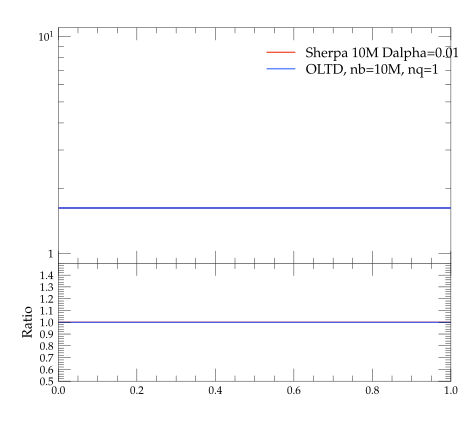

Reproduce this figure in Python.
#! /usr/bin/env python

# This Python script was auto-generated using YODA v2.0.0.
# Analysis object: /evtb/incCutEt
# Timestamp: 13-04-2024 (07:56:31)

import matplotlib as mpl
import matplotlib.pyplot as plt
mpl.use('Agg') # comment out for interactive use
import os
import numpy as np

plotDir = os.path.split(os.path.realpath(__file__))[0]
if 'YODA_USER_PLOT_PATH' in globals():
    plot_outdir = globals()['YODA_USER_PLOT_PATH']
else:
    plot_outdir = plotDir

#plot style
plt.style.use(os.path.join(plotDir, '../default.mplstyle'))
# plot metadata
figW, figH = plt.rcParams['figure.figsize']
ax_xLabel = r''
ax_yLabel = r''
ax_title  = r''
ax_xScale = 'linear'
ax_yScale = 'log'
xLims = (0.0, 1.0)
yLims = (0.9, 11.0)

# TeX-friendly labels for the legend
labels = [ r"Sherpa 10M Dalpha=0.01", r"OLTD, nb=10M, nq=1" ]

# Create figure and axis objects
fig, (ax, ratio0_ax) = plt.subplots(2, 1, sharex=True,
                  figsize=(figW,figH), gridspec_kw={'height_ratios': (2, 1)})
ratio0_ax.yaxis.set_major_locator(mpl.ticker.MultipleLocator(0.1))
ratio0_ax.set_ylim(0.5, 1.4999)
ratio0_ax.set_ylabel('Ratio')

# LineColor map: curve index -> color
linecolors = {0: '#EE3311', 1: '#3366FF'}
# the numerical data is stored in a separate file
dataf = dict()
prefix = os.path.split(__file__)[0]
if prefix:    prefix = prefix + '/'
exec(open(prefix+'incCutEt__data.py').read(), dataf)


legend_handles = [] # keep track of handles for the legend

# style options for curves
# starts at zorder>=5 to draw curve on top of legend
styles = {
  'curve0': {
    'color' : linecolors[0],
    'linestyle' : '-',
    'marker' : 'o',
    'zorder' : 5,
    'histstyle' : True,
  },
  'curve1': {
    'color' : linecolors[1],
    'linestyle' : '-',
    'marker' : 'o',
    'zorder' : 6,
    'histstyle' : True,
  },
}
# curve from input yoda files in main panel
for label in dataf['yvals'].keys():
    if all(np.isnan(v) for v in dataf['yvals'][label]):
        continue
    tmp = None
    if styles[label]['histstyle']: # draw as histogram
        tmp, = ax.plot(dataf['xedges'], dataf['yedges'][label],
                       color=styles[label]['color'],
                       linestyle=styles[label]['linestyle'],
                       drawstyle='steps-pre', solid_joinstyle='miter',
                       zorder=styles[label]['zorder'], label=label)
        ax.errorbar(dataf['xpoints'], dataf['yvals'][label], color=styles[label]['color'],
                    xerr=dataf['xerrs'], yerr=[dataf['ydowns'][label], dataf['yups'][label]],
                    linestyle='none', zorder=styles[label]['zorder'])
    else: # draw as scatter
        tmp = ax.errorbar(dataf['xpoints'], dataf['yvals'][label],
                          xerr=dataf['xerrs'],
                          yerr=[ dataf['ydowns'][label],
                          dataf['yups'][label] ],
                          fmt=styles[label]['marker'],
                          ecolor=styles[label]['color'],
                          color=styles[label]['color'], zorder=2)
        tmp[-1][0].set_linestyle(styles[label]['linestyle'])
    legend_handles += [tmp]
    for varLabel in dataf['variation_yvals'].keys():
        if varLabel.startswith(label):
            tmp, = ax.plot(dataf['xedges'], dataf['variation_yvals'][varLabel],
                           color=styles[label]['color'],
                           linestyle=styles[label]['linestyle'],
                           drawstyle='steps-pre', solid_joinstyle='miter',
                           zorder=styles[label]['zorder'], alpha=0.5)


# plots on ratio panel
# curve from input yoda files in ratio panel
for label, yvals in dataf['ratio0_yvals'].items():
    if all(np.isnan(v) for v in yvals):
        continue
    if styles[label]['histstyle']: # plot as histogram
        ratio0_ax.plot(dataf['xedges'], yvals,
                       color=styles[label]['color'],
                       linestyle=styles[label]['linestyle'],
                       drawstyle='steps-pre', zorder=1,
                       solid_joinstyle='miter')
        ratio0_ax.vlines(dataf['xpoints'],
                         dataf['ratio0_ymin'][label],
                         dataf['ratio0_ymax'][label],
                         color=styles[label]['color'], zorder=1)
    else: # plot as scatter
        tmp = ratio0_ax.errorbar(dataf['xpoints'],
                                 yvals, xerr=dataf['xerrs'],
                                 yerr=dataf['ratio0_yerrs'][label],
                                 fmt=styles[label]['marker'],
                                 ecolor=styles[label]['color'],
                                 color=styles[label]['color'])
        tmp[-1][0].set_linestyle(styles[label]['linestyle'])

    for varlabel in dataf['ratio0_variation_vals'].keys():
        if varlabel.startswith(label):
            ratio0_ax.plot(dataf['xedges'],
                            dataf['ratio0_variation_vals'][varlabel],
                            color=styles[label]['color'],
                            linestyle=styles[label]['linestyle'],
                            drawstyle='steps-pre', solid_joinstyle='miter',
                            zorder=1, alpha=0.5)

legend_pos = (0.5, 0.97)
ax.legend(legend_handles, labels, loc='upper left', bbox_to_anchor=legend_pos)

# set plot metadata as defined above
ratio0_ax.set_xlabel(ax_xLabel)
ratio0_ax.xaxis.set_label_coords(1., -.15)
ax.set_ylabel(ax_yLabel, loc='top')
ax.set_title(ax_title, loc='left')
ax.set_xscale(ax_xScale)
ax.set_yscale(ax_yScale)
ax.set_xlim(xLims)
ax.set_ylim(yLims)

# tick formatting
plt.rcParams['xtick.top'] = True
plt.rcParams['ytick.right'] = True
ax.yaxis.set_major_locator(mpl.ticker.LogLocator(base=10.0, numticks=np.inf))
ax.yaxis.set_minor_locator(mpl.ticker.LogLocator(
                           base=10.0, subs=np.arange(0.1, 1, 0.1), numticks=np.inf))
fig.align_ylabels((ax, ratio0_ax))
plt.savefig(os.path.join(plot_outdir, 'incCutEt.pdf'), format='PDF')
plt.savefig(os.path.join(plot_outdir, 'incCutEt.png'), format='PNG')

plt.close(fig)
